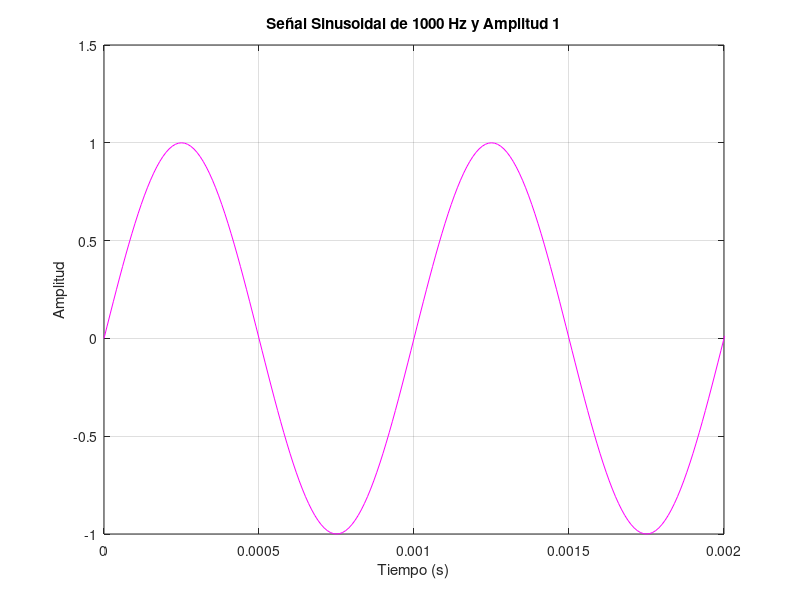
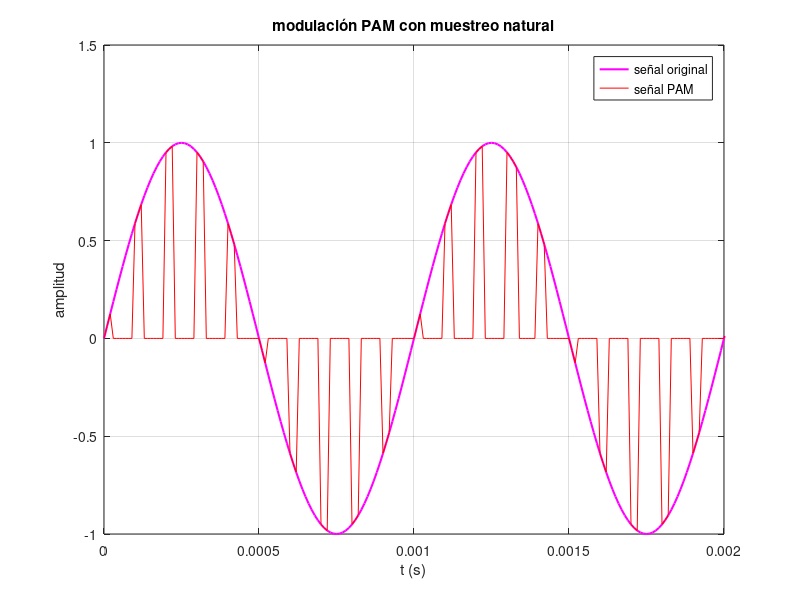
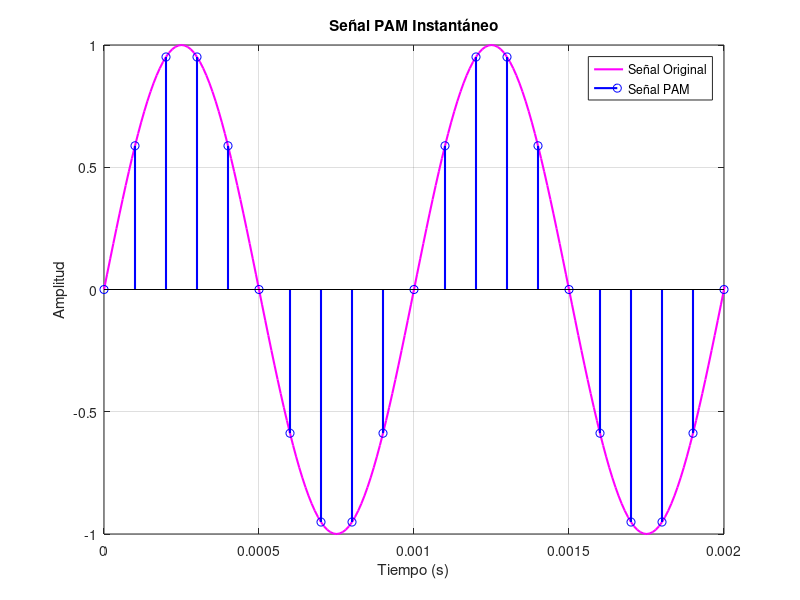
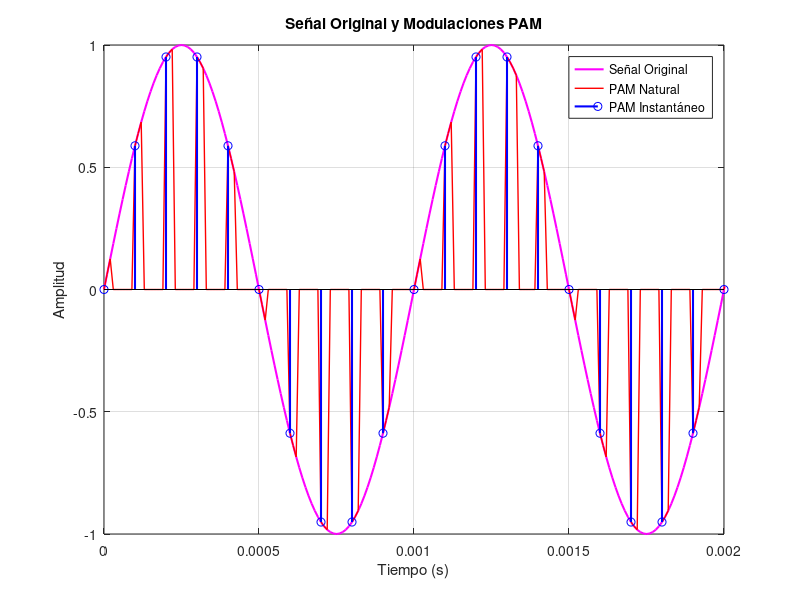

These figures' MATLAB source, in order:
% Parámetros configurables

A = 1;              
fc = 1000;           
Tsig = 1/100000;    
t = 0:Tsig:0.01;     

fs = 10000;          
duty_cycle = 0.3; % Ciclo de trabajo (d = tau / T) para PAM


% Señal original

m_t = A * sin(2*pi*fc*t);

%Grafica de la original
figure;
plot(t, m_t ,'m', LineWidth=1.5)
xlabel('Tiempo (s)')
ylabel('Amplitud')
title('Señal Sinusoidal de 1000 Hz y Amplitud 1')
grid on

xlim([0 0.002]);
% Modulacion PAM natural

Ts = 1/fs;                        % Periodo de muestreo
tau = duty_cycle * Ts;            % Duracion del pulso
pulse_natural = zeros(size(t));

for k = 0:floor(max(t)/Ts)
    idx = (t >= k*Ts) & (t < k*Ts + tau);
    pulse_natural(idx) = m_t(idx);
end

%Grafica PAM natural
figure;
plot(t, m_t, 'm', 'LineWidth', 1.5); hold on
plot(t, pulse_natural, 'r', LineWidth=1.5); 
xlabel('t (s)');
ylabel('amplitud');
title('modulación PAM con muestreo natural');
legend('señal original', 'señal PAM');
grid on

xlim([0 0.002]);

% Modulacion PAM Instantaneo

pulse_instant = zeros(size(t));
sample_indices = 1:round(Ts/Tsig):length(t);  % índices de muestreo
pulse_instant(sample_indices) = m_t(sample_indices);

%Grafica PAM instantaneo
figure;
plot(t, m_t, 'm', 'LineWidth', 1.5); hold on

stem(t(sample_indices), pulse_instant(sample_indices), 'b', 'LineWidth', 1.5);
xlabel('Tiempo (s)');
ylabel('Amplitud');
title('Señal PAM Instantáneo');
legend('Señal Original','Señal PAM')
grid on;

xlim([0 0.002]);

% Graficar todas

figure;
plot(t, m_t, 'm', 'LineWidth', 1.5); hold on;
plot(t, pulse_natural, 'r', 'LineWidth', 1);

stem(t(sample_indices), pulse_instant(sample_indices), 'b', 'LineWidth', 1.5);
xlabel('Tiempo (s)');
ylabel('Amplitud');
title('Señal Original y Modulaciones PAM');
legend('Señal Original', 'PAM Natural', 'PAM Instantáneo');
grid on;

xlim([0 0.002]);

% Transformada de Fourier

N = length(t);
f = (0:N-1)*(1/(Tsig*N));   % Vector de frecuencias

M_f = abs(fft(m_t))/N;
PN_f = abs(fft(pulse_natural))/N;
PI_f = abs(fft(pulse_instant))/N;

% Solo porcion positiva
half_N = ceil(N/2);
f_pos = f(1:half_N);
M_f_pos = abs(M_f(1:half_N));
PN_f_pos = abs(PN_f(1:half_N));
PI_f_pos = abs(PI_f(1:half_N));

% Graficar todas
figure;
plot(f_pos, M_f_pos, 'b', 'LineWidth', 1.5); hold on;
plot(f_pos, PN_f_pos, 'r', 'LineWidth', 1);
plot(f_pos, PI_f_pos, 'g', 'LineWidth', 1);
xlabel('Frecuencia (Hz)');
ylabel('Magnitud');
title('Transformada de Fourier - Señal Original y PAM');
legend('Señal Original', 'PAM Natural', 'PAM Instantáneo');
grid on;


xlim([0 35000]);
